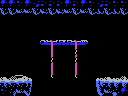

Rendered tile map (Tiled .tmx) drawn with the repository's tilesets; below, a short description and the full map source, tile grids included:
An orthogonal 16x12 tile map with 8x8 px tiles, 1 tile layer (Tile Layer 1) and 6 objects (big-item, item, 4x4-item, door-up, breakable-up, ...).

<map version="1.0" orientation="orthogonal" renderorder="right-down" width="16" height="12" tilewidth="8" tileheight="8" nextobjectid="29">
 <properties>
  <property name="down" value="hole" />
  <property name="left" value="hole" />
  <property name="right" value="hole" />
 </properties>
 <tileset firstgid="1" name="tiles" tilewidth="8" tileheight="8" tilecount="256" columns="16">
  <image source="tiles.png" width="128" height="128" />
 </tileset>
 <layer name="Tile Layer 1" width="16" height="12">
  <data encoding="csv">
124,124,122,124,244,123,123,123,124,123,124,122,244,123,122,122,
130,130,131,131,130,132,130,132,131,130,131,130,133,130,133,130,
1,1,1,1,1,1,1,1,1,1,1,1,1,1,1,1,
1,1,1,1,1,1,1,1,1,1,1,1,1,1,1,1,
1,1,1,1,1,1,1,1,1,1,1,1,1,1,1,1,
1,1,1,1,1,138,136,139,139,136,140,1,1,1,1,1,
1,1,1,1,1,1,135,1,1,119,1,1,1,1,1,1,
1,1,1,1,1,1,119,1,1,119,1,1,1,1,1,1,
1,1,1,1,1,1,135,1,1,135,1,1,1,1,1,1,
98,100,101,102,1,1,256,1,1,256,1,1,97,98,97,99,
115,254,254,118,1,1,1,1,1,1,1,1,113,115,114,114,
122,201,131,134,1,1,1,1,1,1,1,1,129,131,202,124
</data>
 </layer>
 <objectgroup name="objects">
  <object id="14" type="big-item" x="48" y="16" width="32" height="24" />
  <object id="15" type="item" x="56" y="24" width="16" height="16" />
  <object id="16" type="4x4-item" x="0" y="48" width="32" height="32" />
  <object id="17" type="door-up" x="48" y="0" width="32" height="16" />
  <object id="24" type="breakable-up" x="48" y="0" width="32" height="16" />
  <object id="28" type="sentinel" x="96" y="48" width="32" height="32" />
 </objectgroup>
</map>
